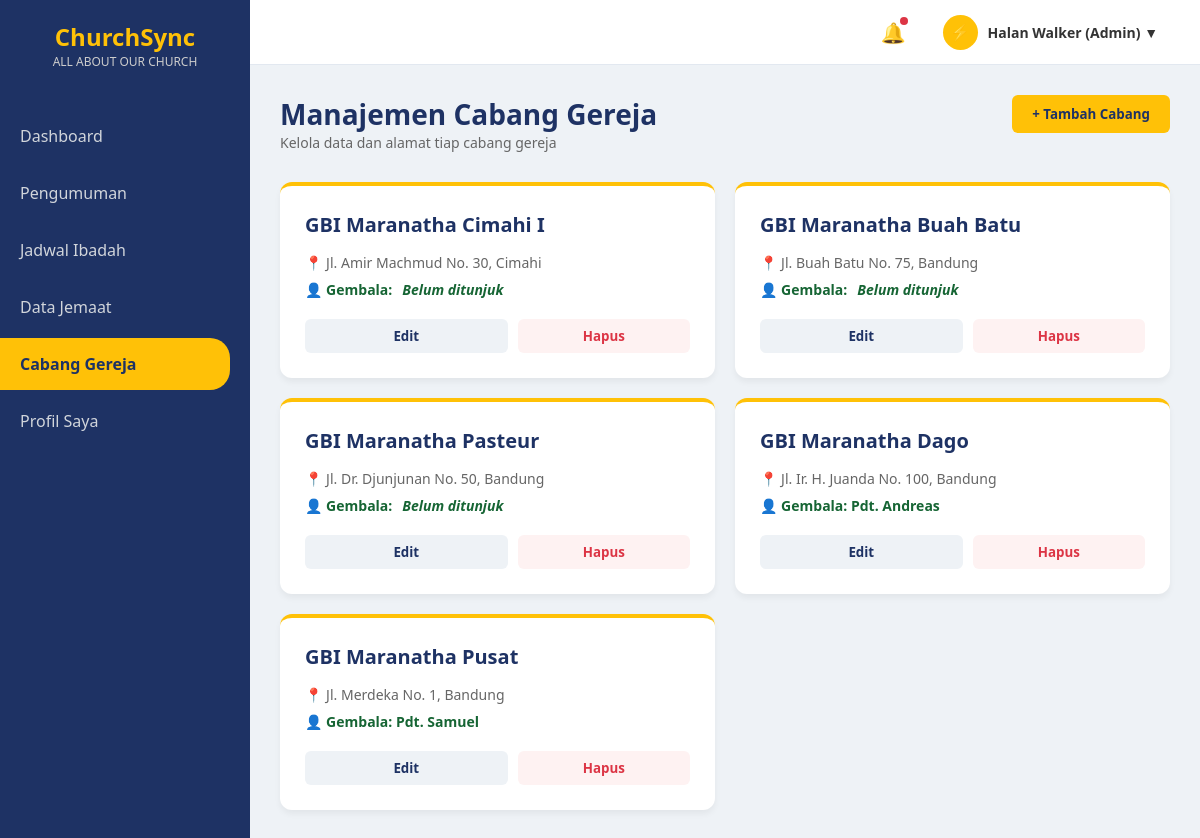
Screenshot of /admin/cabang_admin.php (signed in) with the database file from the repository.
### tables this page shows
CREATE TABLE `cabang_gereja` (
  `id_cabang` int(5) NOT NULL AUTO_INCREMENT,
  `nama_cabang` varchar(100) NOT NULL,
  `alamat_cabang` varchar(255) NOT NULL,
  PRIMARY KEY (`id_cabang`)
);

CREATE TABLE `jemaat` (
  `id_jemaat` int(20) NOT NULL AUTO_INCREMENT,
  `nama_lengkap` varchar(100) NOT NULL,
  `tanggal_lahir` date NOT NULL,
  `no_telp` varchar(100) NOT NULL,
  `alamat` varchar(255) NOT NULL,
  `email` varchar(100) NOT NULL,
  `password` varchar(100) NOT NULL,
  `role` enum('jemaat','gembala_cabang','admin') NOT NULL,
  `id_cabang` int(11) NOT NULL,
  PRIMARY KEY (`id_jemaat`),
  KEY `fk_jemaat_cabang` (`id_cabang`),
  CONSTRAINT `fk_jemaat_cabang` FOREIGN KEY (`id_cabang`) REFERENCES `cabang_gereja` (`id_cabang`)
);

### admin/cabang_admin.php (the view, shortened to what this page needs)
<?php
include '../koneksi.php';
$query_tampil = "
SELECT
    c.*,
    j.id_jemaat AS id_gembala,
    j.nama_lengkap AS nama_gembala
FROM cabang_gereja c
LEFT JOIN jemaat j
    ON j.id_cabang = c.id_cabang
    AND j.role = 'gembala_cabang'
ORDER BY c.id_cabang DESC
";
$result_cabang = mysqli_query($conn, $query_tampil);
?>
<!DOCTYPE html>
<html lang="id">
<head>
    <link rel="stylesheet" href="../style.css">
</head>
<body>
    <div class="sidebar">
        <div class="sidebar-logo">ChurchSync<span>ALL ABOUT OUR CHURCH</span></div>
        <nav>
            <a href="dashboard_admin.php" class="nav-link">Dashboard</a>
            <a href="pengumuman_admin.php" class="nav-link">Pengumuman</a>
            <a href="jadwal_admin_up.php" class="nav-link">Jadwal Ibadah</a>
            <a href="data_jemaat_admin.php" class="nav-link">Data Jemaat</a>
            <a href="cabang_admin.php" class="nav-link active">Cabang Gereja</a>
            <a href="profil_admin.php" class="nav-link">Profil Saya</a>
        </nav>
    </div>
    <div class="content-wrapper">
        <div class="top-navbar">
            <div class="navbar-right">
                <div class="noti-icon">🔔<span class="noti-badge"></span></div>
                <div class="user-profile-dropdown" onclick="toggleDropdown()">
                    <div class="nav-avatar">⚡</div>
                    <div class="nav-user-name"><?= $_SESSION['nama_lengkap']; ?> (Admin) ▼</div>
                </div>
            </div>
        </div>
        <div class="main-content">
            <div class="header-toolbar">
                <div class="page-title">
                    <h2>Manajemen Cabang Gereja</h2>
                    <p>Kelola data dan alamat tiap cabang gereja</p>
                </div>
                <button class="btn-add" onclick="tambahCabang()">+ Tambah Cabang</button>
            </div>
            <div class="branch-grid">
                <?php
                if (mysqli_num_rows($result_cabang) > 0) {
                    while ($row = mysqli_fetch_assoc($result_cabang)) {
                ?>
                        <div class="branch-card">
                            <h3><?= htmlspecialchars($row['nama_cabang']) ?></h3>
                            <div class="branch-detail">📍 <?= htmlspecialchars($row['alamat_cabang']) ?></div>
                            <div class="branch-detail" style="margin-top: 5px; color: #166534; font-weight: 600;">
                                👤 Gembala: <?= $row['nama_gembala'] ? htmlspecialchars($row['nama_gembala']) : '<em>Belum ditunjuk</em>' ?>
                            </div>
                            <div class="action-btns">
                                <button class="btn-edit"
                                    onclick="editCabang(
                                        '<?= $row['id_cabang']; ?>',
                                        '<?= addslashes($row['nama_cabang']); ?>',
                                        '<?= addslashes($row['alamat_cabang']); ?>',
                                        '<?= $row['id_gembala']; ?>'
                                    )">
                                    Edit
                                </button>
                                <form action="" method="POST" style="flex: 1;" onsubmit="return confirm('Apakah Anda yakin ingin menghapus cabang ini? Perhatian: Menghapus cabang akan menghapus jadwal ibadah yang terkait dengan cabang ini (Cascade).');">
                                    <button type="submit" name="aksi" value="hapus" class="btn-delete" style="width: 100%;">Hapus</button>
                                </form>
                            </div>
                        </div>
                <?php
                    }
                } else {
                    echo "<p style='grid-column: span 2; text-align: center; color: var(--text-gray);'>Belum ada data cabang gereja.</p>";
                }
                ?>
            </div>
        </div>
    </div>
</body>
</html>

### style.css (style rules this page uses)
:root { --primary-blue: #1e3264; --primary-yellow: #ffc107; --bg-light: #eef2f6; --card-bg: #ffffff; --text-dark: #333; --text-gray: #666; --tag-important: #dc3545; --tag-activity: #17a2b8; --tag-worship: #28a745; }
* { margin: 0; padding: 0; box-sizing: border-box; font-family: 'Segoe UI', Tahoma, Geneva, Verdana, sans-serif; }
body { display: flex; background-color: var(--bg-light); height: 100vh; }
.sidebar { width: 250px; background-color: var(--primary-blue); color: white; display: flex; flex-direction: column; padding: 20px 0; }
.sidebar-logo { text-align: center; font-size: 24px; font-weight: bold; color: var(--primary-yellow); margin-bottom: 40px; }
.sidebar-logo span { display: block; font-size: 12px; color: #ccc; font-weight: normal; }
.nav-link { padding: 15px 20px; color: #d1d5db; text-decoration: none; display: block; transition: 0.3s; margin-bottom: 5px; }
.nav-link:hover, .nav-link.active { background-color: var(--primary-yellow); color: var(--primary-blue); font-weight: bold; border-radius: 0 20px 20px 0; margin-right: 20px; }
.main-content { flex: 1; padding: 30px; overflow-y: auto; }
.content-wrapper { flex: 1; display: flex; flex-direction: column; height: 100vh; overflow: hidden; }
.top-navbar { height: 65px; background-color: #ffffff; display: flex; justify-content: flex-end; align-items: center; padding: 0 30px; border-bottom: 1px solid #e2e8f0; flex-shrink: 0; }
.navbar-right { display: flex; align-items: center; gap: 25px; }
.noti-icon { font-size: 20px; cursor: pointer; position: relative; user-select: none; }
.noti-badge { position: absolute; top: -2px; right: -2px; width: 8px; height: 8px; background-color: #dc3545; border-radius: 50%; }
.user-profile-dropdown { position: relative; display: flex; align-items: center; gap: 12px; cursor: pointer; padding: 6px 12px; border-radius: 8px; transition: 0.3s; user-select: none; }
.nav-avatar { width: 35px; height: 35px; background-color: var(--primary-yellow); border-radius: 50%; display: flex; align-items: center; justify-content: center; font-size: 16px; }
.nav-user-name { font-size: 14px; font-weight: 600; color: var(--text-dark); }

### admin/cabang_admin.php (style rules this page uses)
.header-toolbar { display: flex; justify-content: space-between; align-items: flex-start; margin-bottom: 30px; }
.page-title h2 { color: var(--primary-blue); font-size: 28px; }
.page-title p { color: var(--text-gray); font-size: 14px; }
.btn-add { background-color: var(--primary-yellow); color: var(--primary-blue); border: none; padding: 10px 20px; border-radius: 6px; font-weight: bold; cursor: pointer; }
.branch-grid { display: grid; grid-template-columns: 1fr 1fr; gap: 20px; }
.branch-card { background: white; border-radius: 12px; padding: 25px; box-shadow: 0 4px 6px rgba(0, 0, 0, 0.05); position: relative; border-top: 4px solid var(--primary-yellow); }
.branch-card h3 { color: var(--primary-blue); font-size: 20px; margin-bottom: 15px; }
.branch-detail { margin-bottom: 8px; font-size: 14px; color: var(--text-gray); display: flex; gap: 10px; }
.action-btns { margin-top: 20px; display: flex; gap: 10px; }
.action-btns button { border: none; padding: 8px 15px; border-radius: 6px; cursor: pointer; font-weight: bold; flex: 1; }
.btn-edit { background-color: #eef2f6; color: var(--primary-blue); }
.btn-delete { background-color: #fef2f2; color: #dc3545; }
.user-profile-dropdown { position: relative; display: flex; align-items: center; gap: 10px; cursor: pointer; }

### rows the page displays
cabang_gereja: nama_cabang "GBI Maranatha Cimahi I", alamat_cabang "Jl. Amir Machmud No. 30, Cimahi", shows "Belum ditunjuk"
cabang_gereja: nama_cabang "GBI Maranatha Buah Batu", alamat_cabang "Jl. Buah Batu No. 75, Bandung", shows "Belum ditunjuk"
cabang_gereja: nama_cabang "GBI Maranatha Pasteur", alamat_cabang "Jl. Dr. Djunjunan No. 50, Bandung", shows "Belum ditunjuk"
jemaat: id_cabang.nama_cabang "GBI Maranatha Dago", id_cabang.alamat_cabang "Jl. Ir. H. Juanda No. 100, Bandung", nama_lengkap "Pdt. Andreas"
jemaat: id_cabang.nama_cabang "GBI Maranatha Pusat", id_cabang.alamat_cabang "Jl. Merdeka No. 1, Bandung", nama_lengkap "Pdt. Samuel"

### other values shown
$_SESSION['nama_lengkap'] "Halan Walker"
